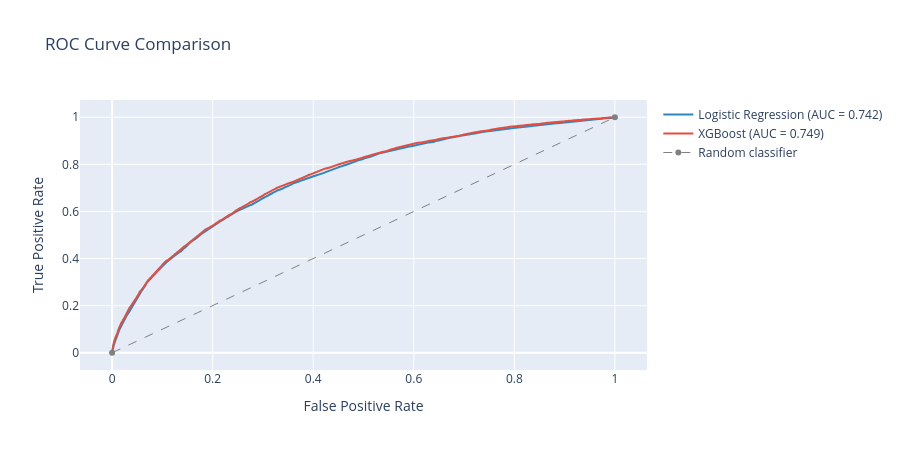

Notebook code cell kept with this figure:
### Code cell
from sklearn.linear_model import LogisticRegression
from sklearn.preprocessing import StandardScaler
from imblearn.over_sampling import SMOTE

# Recreate all models for comparison
smote = SMOTE(random_state=42, sampling_strategy=0.3)
X_train_sm, y_train_sm = smote.fit_resample(X_train, y_train)

scaler = joblib.load('../models/scaler.pkl')
X_train_scaled = scaler.transform(X_train_sm)
X_test_scaled = scaler.transform(X_test)

lr_model = LogisticRegression(random_state=42, max_iter=1000,
                               class_weight='balanced')
lr_model.fit(X_train_scaled, y_train_sm)
lr_prob = lr_model.predict_proba(X_test_scaled)[:, 1]

# ROC curves
fig_roc = go.Figure()

models = {
    'Logistic Regression': (lr_prob, '#2E86C1'),
    'XGBoost': (y_prob, '#E74C3C')
}

for name, (prob, color) in models.items():
    fpr, tpr, _ = roc_curve(y_test, prob)
    auc = roc_auc_score(y_test, prob)
    fig_roc.add_trace(go.Scatter(
        x=fpr, y=tpr,
        name=f'{name} (AUC = {auc:.3f})',
        line=dict(color=color, width=2)
    ))

fig_roc.add_trace(go.Scatter(
    x=[0, 1], y=[0, 1],
    name='Random classifier',
    line=dict(color='gray', width=1, dash='dash')
))

fig_roc.update_layout(
    title='ROC Curve Comparison',
    xaxis_title='False Positive Rate',
    yaxis_title='True Positive Rate',
    height=450,
    paper_bgcolor='white'
)

fig_roc.show()
print("ROC curve created!")

### Figure 1 — Plotly figure (JSON) as saved in the notebook; plotly's stock layout.template omitted (floating-point values rounded to 4 significant figures; data arrays with more than 128 entries replaced by an {"elided": "..."} marker saying what was removed)
{"data": [{"line": {"color": "#2E86C1", "width": 2}, "name": "Logistic Regression (AUC = 0.742)", "type": "scatter", "x": {"elided": "8534 float values"}, "y": {"elided": "8534 float values"}}, {"line": {"color": "#E74C3C", "width": 2}, "name": "XGBoost (AUC = 0.749)", "type": "scatter", "x": {"elided": "8570 float values"}, "y": {"elided": "8570 float values"}}, {"line": {"color": "gray", "dash": "dash", "width": 1}, "name": "Random classifier", "type": "scatter", "x": [0, 1], "y": [0, 1]}], "layout": {"height": 450, "paper_bgcolor": "white", "title": {"text": "ROC Curve Comparison"}, "xaxis": {"title": {"text": "False Positive Rate"}}, "yaxis": {"title": {"text": "True Positive Rate"}}}}
